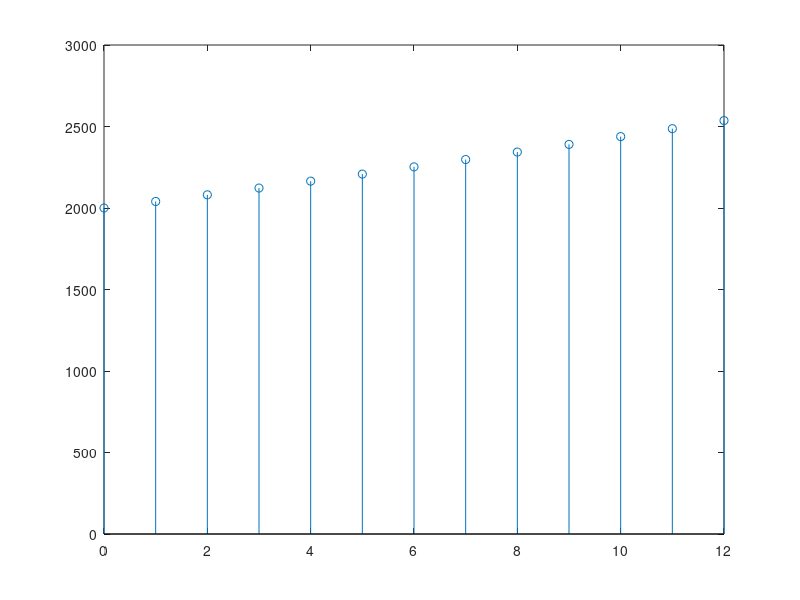

The MATLAB source for this figure:
t = [0:1:12];x = zeros(1,13);
y = zeros(1,13);y2 = zeros(1,13);
x(1) = 2000;
for i = 1:13
    if i == 1
        y(i) = x(i);
    else
        y(i) = x(i) + 1.02.*y(i-1);
    end
end
stem(t,y)
